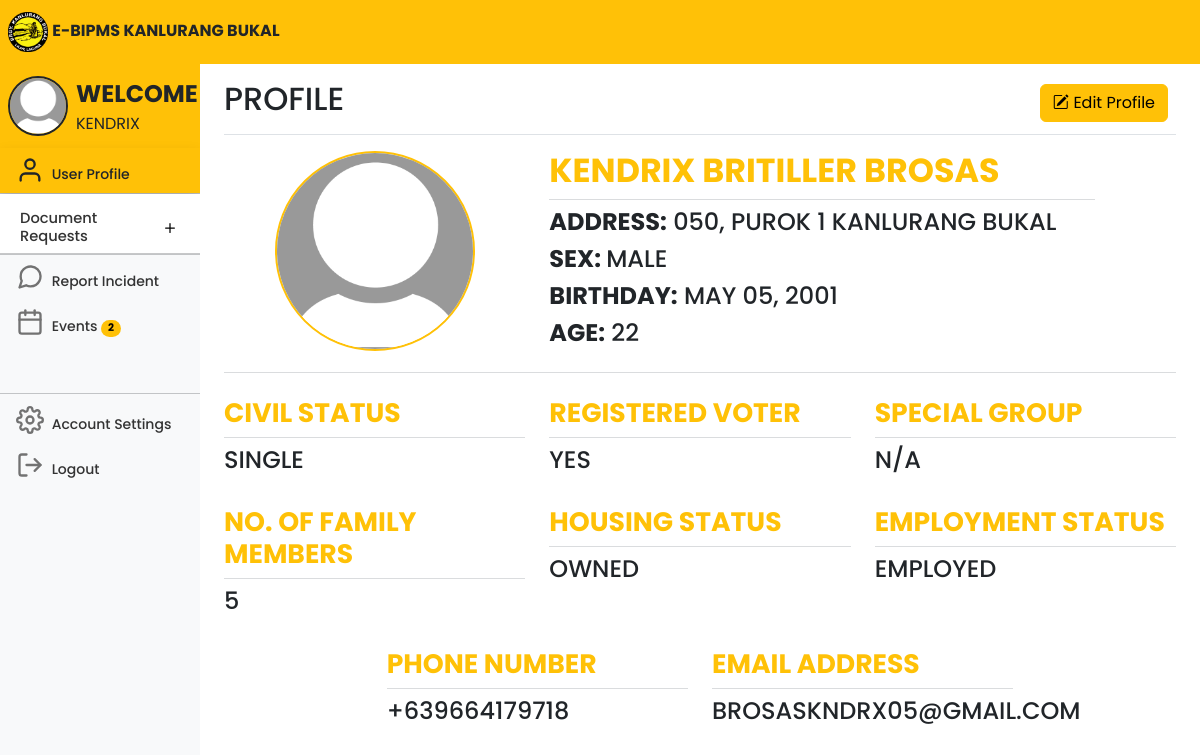
Screenshot of /userhome.php (signed in) with the database file from the repository.
### tables this page shows
CREATE TABLE `users` (
  `id` int(11) NOT NULL,
  `userID` varchar(100) NOT NULL,
  `firstname` varchar(100) NOT NULL,
  `middlename` varchar(100) NOT NULL,
  `lastname` varchar(100) NOT NULL,
  `sex` varchar(100) NOT NULL,
  `birthday` varchar(100) NOT NULL,
  `age` int(11) NOT NULL,
  `house_no` varchar(100) NOT NULL,
  `purok` varchar(100) NOT NULL,
  `civilstatus` varchar(100) NOT NULL,
  `voter` varchar(100) NOT NULL,
  `is_special_group` tinyint(1) NOT NULL,
  `specialgroup` varchar(100) NOT NULL,
  `members` int(11) NOT NULL,
  `housingstatus` varchar(100) NOT NULL,
  `employmentstatus` varchar(100) NOT NULL,
  `yearsliving` varchar(100) NOT NULL,
  `phonenumber` varchar(15) NOT NULL,
  `email` varchar(100) NOT NULL,
  `username` varchar(100) NOT NULL,
  `password` varchar(100) NOT NULL,
  `profile_picture` varchar(255) NOT NULL,
  `proof` varchar(255) NOT NULL,
  `status` text NOT NULL,
  `isEditable` tinyint(2) NOT NULL
);

### userhome.php (the view, shortened to what this page needs)
<!DOCTYPE html>
<html lang="en">
<head>
	<link rel="stylesheet" href="https://cdn.jsdelivr.net/npm/bootstrap-icons@1.7.2/font/bootstrap-icons.css">
	<link href="css/bootstrap.min.css" rel="stylesheet">
	<link rel="stylesheet" href="css/style.css">
	<link href="dashboard.css" rel="stylesheet">
</head>
<body>
	<header class="navbar navbar-light sticky-top bg-warning flex-md-nowrap p-0">
		<a class="navbar-brand px-2 fs-6 text-dark">
			<img src="kanlurangbukal.png" width="40">
			<b>E-BIPMS KANLURANG BUKAL</b></a>
	</header>
	<?php
	include 'conn.php';
	$id = $_SESSION['id'];
	$query = mysqli_query($conn, "SELECT * FROM users where id='$id'") or die(mysqli_error());
	$row = mysqli_fetch_array($query);
	if ($row['profile_picture']) {
		$profile_picture = $row['profile_picture'];
	} else {
		$profile_picture = 'default-profile-pic.jpg';
	}
	?>
	<div class="container-fluid">
		<div class="row">
			<nav id="sidebarMenu" class="col-md-3 col-lg-2 d-md-block bg-body-tertiary sidebar collapse">
				<div class="position-sticky pt-2 mt-2 sidebar-sticky bg-light">
					<ul class="nav flex-column">
						<a class="navbar-brand px-2 fs-6 bg-warning">
							<img class="float-start rounded-circle border border-2 border-dark"
								src="<?php echo $profile_picture ?>" width="60">
							<span class="fs-4 px-2 text-dark"><b>WELCOME</b></span>
							<br>
							<span class="fs-6 px-2 text-dark" style="text-transform: uppercase;">
								<?php echo $_SESSION['name']; ?>
							</span>
						</a>
						<li class="nav-item fs-7">
							<a class="nav-link bg-warning active shadow text-dark">
								<span data-feather="user" class="align-text-bottom feather-48"></span>
								User Profile
							</a>
						</li>
						<li class="nav-item fs-7">
							<div class="accordion accordion-flush" id="accordionFlushExample">
								<div class="accordion-item">
									<h2 class="accordion-header fs-7">
										<button class="accordion-button collapsed fs-7 pt-3 pb-2 nav-link"
											style="font-size:11pt;" type="button" data-bs-toggle="collapse"
											data-bs-target="#flush-collapseOne" aria-expanded="false"
											aria-controls="flush-collapseOne">
											Document Requests
										</button>
									</h2>
									<hr class="mt-0 mb-0">
								</div>
						</li>
						<hr class="mt-0 mb-0">
						<li class="nav-item fs-7">
							<a class="nav-link" href="reportincident">
								<span data-feather="message-circle" class="align-text-bottom feather-48"></span>
								Report Incident
							</a>
						</li>
						<li class="nav-item fs-7">
							<a class="nav-link" href="userevents">
								<span data-feather="calendar" class="align-text-bottom feather-48"></span>
								Events
								<?php
								include 'conn.php';
								$query = "SELECT * FROM events where status='1'";
								$query_run = mysqli_query($conn, $query);
								$row = mysqli_num_rows($query_run);
								if ($row > 0) {
									?>
									<span class="badge rounded-pill text-bg-warning text-end" id="counterBadge">
										<?php echo $row ?>
									</span>
									<?php
								}
								?>
							</a>
						</li>
						<hr class="mt-5 mb-1">
						<li class="nav-item fs-7">
							<a class="nav-link" href="">
								<span data-feather="settings" class="align-text-bottom feather-48"></span>
								Account Settings
							</a>
						</li>
						<li class="nav-item fs-7">
							<a class="nav-link" href="userlogout.php">
								<span data-feather="log-out" class="align-text-bottom feather-48"></span>
								Logout
							</a>
						</li>
					</ul>
				</div>
			</nav>
			<main class="col-md-9 ms-sm-auto col-lg-10 px-md-4">
				<div
					class="d-flex justify-content-between flex-wrap flex-md-nowrap align-items-center pt-3 pb-2 mb-3 border-bottom">
					<?php
					include 'conn.php';
					$id = $_SESSION['id'];
					$query = mysqli_query($conn, "SELECT * FROM users where id='$id'") or die(mysqli_error());
					$row = mysqli_fetch_array($query);
					$uid = $row['id'];
					$hash = hash('sha256', $uid);
					?>
					<h1 style="text-transform: uppercase;" class="h2">Profile</h1>
					<div class="btn-toolbar mb-2 mb-md-0">
						<div class="btn-group me-2">
							<a href="edituserprofile.php?id=<?php echo $hash; ?>" class="btn btn-md btn-warning"><i
									class="bi bi-pencil-square"> </i>Edit Profile</a>
						</div>
					</div>
				</div>
				<?php
				include 'conn.php';
				$id = $_SESSION['id'];
				$query = mysqli_query($conn, "SELECT * FROM users where id='$id'") or die(mysqli_error());
				$row = mysqli_fetch_array($query);
				if ($row['profile_picture']) {
					$profile_picture = $row['profile_picture'];
				} else {
					$profile_picture = 'default-profile-pic.jpg';
				}
				?>
				<div class="row">
					<div class="col-lg-4">
						<div class="text-center mb-3">
							<img class="rounded-circle border border-2 border-warning"
								src="<?php echo $profile_picture ?>" width="200">
						</div>
					</div>
					<div class="col-lg-7">
						<div class="d-flex flex-wrap row g-4 mb-3 gx-1 text-lg-start text-center">
							<h1 class="text-warning" style="text-transform: uppercase; font-size: 25pt;"><b>
									<?php echo $row['firstname'] . ' ' . $row['middlename'] . ' ' . $row['lastname']; ?>
								</b>
								<hr class="mt-2 mb-0 text-secondary">
							</h1>
							<h4 class="mt-0" style="text-transform: uppercase;"><b>ADDRESS:</b>
								<?php echo $row['house_no'] . ', ' . $row['purok'] . ' ' . 'KANLURANG BUKAL'; ?>
							</h4>
							<h4 class="mt-0" style="text-transform: uppercase;"><b>Sex: </b>
								<?php echo $row['sex']; ?>
							</h4>
							<h4 class="mt-0" style="text-transform: uppercase;"><b>BIRTHDAY:</b>
								<?php
								$newDate = date("F d, Y", strtotime($row['birthday']));
								echo $newDate; ?>
							</h4>
							<h4 class="mt-0" style="text-transform: uppercase;"><b>AGE:</b>
								<?php echo $row['age']; ?>
							</h4>
						</div>
					</div>
				</div>
				<hr class="mt-0 mb-0 text-secondary">
				<div class="row mt-4">
					<div class="col-lg-4">
						<div class="d-flex flex-wrap row g-4 mb-3 gx-1 text-lg-start text-center">
							<h1 class="text-warning" style="text-transform: uppercase; font-size: 20pt;"><b>
									Civil Status
								</b>
								<hr class="mt-2 mb-0 text-secondary">
							</h1>
							<h4 class="mt-0" style="text-transform: uppercase;">
								<?php echo $row['civilstatus']; ?>
							</h4>
						</div>
					</div>
					<div class="col-lg-4">
						<div class="d-flex flex-wrap row g-4 mb-3 gx-1 text-lg-start text-center">
							<h1 class="text-warning" style="text-transform: uppercase; font-size: 20pt;"><b>
									Registered Voter
								</b>
								<hr class="mt-2 mb-0 text-secondary">
							</h1>
							<h4 class="mt-0" style="text-transform: uppercase;">
								<?php echo $row['voter']; ?>
							</h4>
						</div>
					</div>
					<div class="col-lg-4">
						<div class="d-flex flex-wrap row g-4 mb-3 gx-1 text-lg-start text-center">
							<h1 class="text-warning" style="text-transform: uppercase; font-size: 20pt;"><b>
									Special Group
								</b>
								<hr class="mt-2 mb-0 text-secondary">
							</h1>
							<h4 class="mt-0" style="text-transform: uppercase;">
								<?php
								if (!empty($row['specialgroup'])) {
									echo $row['specialgroup'];
								} else {
									echo "N/A";
								}
								?>
							</h4>
						</div>
					</div>
				</div>
				<div class="row mt-2">
					<div class="col-lg-4">
						<div class="d-flex flex-wrap row g-4 mb-3 gx-1 text-lg-start text-center">
							<h1 class="text-warning" style="text-transform: uppercase; font-size: 20pt;"><b>
									No. of Family Members
								</b>
								<hr class="mt-2 mb-0 text-secondary">
							</h1>
							<h4 class="mt-0" style="text-transform: uppercase;">
								<?php echo $row['members']; ?>
							</h4>
						</div>
					</div>
					<div class="col-lg-4">
						<div class="d-flex flex-wrap row g-4 mb-3 gx-1 text-lg-start text-center">
							<h1 class="text-warning" style="text-transform: uppercase; font-size: 20pt;"><b>
									Housing Status
								</b>
								<hr class="mt-2 mb-0 text-secondary">
							</h1>
							<h4 class="mt-0" style="text-transform: uppercase;">
								<?php echo $row['housingstatus']; ?>
							</h4>
						</div>
					</div>
					<div class="col-lg-4">
						<div class="d-flex flex-wrap row g-4 mb-3 gx-1 text-lg-start text-center">
							<h1 class="text-warning" style="text-transform: uppercase; font-size: 20pt;"><b>
									Employment Status
								</b>
								<hr class="mt-2 mb-0 text-secondary">
							</h1>
							<h4 class="mt-0" style="text-transform: uppercase;">
								<?php echo $row['employmentstatus']; ?>
							</h4>
						</div>
					</div>
				</div>
				<div class="row mt-2 justify-content-center">
					<div class="col-lg-4">
						<div
							class="d-flex flex-wrap row g-4 mb-3 gx-1 text-lg-start text-center justify-content-center">
							<h1 class="text-warning" style="text-transform: uppercase; font-size: 20pt;"><b>
									Phone Number
								</b>
								<hr class="mt-2 mb-0 text-secondary">
							</h1>
							<h4 class="mt-0" style="text-transform: uppercase;">
								<?php echo $row['phonenumber']; ?>
							</h4>
						</div>
					</div>
					<div class="col-lg-4">
						<div
							class="d-flex flex-wrap row g-4 mb-3 gx-1 text-lg-start text-center justify-content-center">
							<h1 class="text-warning" style="text-transform: uppercase; font-size: 20pt;"><b>
									Email Address
								</b>
								<hr class="mt-2 mb-0 text-secondary">
							</h1>
							<h4 class="mt-0" style="text-transform: uppercase;">
								<?php echo $row['email']; ?>
							</h4>
						</div>
					</div>
				</div>
			</main>
		</div>
	</div>
</body>
</html>

### css/style.css (style rules this page uses)
* { margin: 0; padding: 0; font-size: 10; font-family: 'Poppins', sans-serif; }

### dashboard.css (style rules this page uses)
body { font-size: .875rem; }
.feather { width: 16px; height: 16px; }
.sidebar { position: fixed; top: 0; bottom: 0; left: 0; z-index: 100; padding: 48px 0 0; box-shadow: inset -1px 0 0 rgba(0, 0, 0, .1); }
.sidebar-sticky { height: calc(100vh - 48px); overflow-x: hidden; overflow-y: auto; }
.sidebar .nav-link { font-weight: 500; color: #333; }
.sidebar .nav-link .feather { margin-right: 4px; color: #727272; }
.sidebar .nav-link.active { color: #2470dc; }
.sidebar .nav-link:hover .feather, .sidebar .nav-link.active .feather { color: inherit; }
.navbar-brand { padding-top: .75rem; padding-bottom: .75rem; }
.feather-48 { width: 28px; height: 28px; }

### userhome.php (style rules this page uses)
.accordion { --bs-accordion-active-bg: #ffc107; --bs-accordion-active-color: #212529; --bs-accordion-btn-focus-box-shadow: none; }
.accordion-button::after { transition: all 0.5s; }

### rows the page displays
users: firstname "KENDRIX", middlename "BRITILLER", lastname "BROSAS", house_no "050", purok "PUROK 1", sex "MALE", birthday "MAY 05, 2001", age "22", civilstatus "SINGLE", voter "YES", members "5", housingstatus "OWNED", employmentstatus "EMPLOYED", phonenumber "+639664179718", email "BROSASKNDRX05@GMAIL.COM"

### other values shown
$_SESSION['name'] "KENDRIX"
$row "2"
